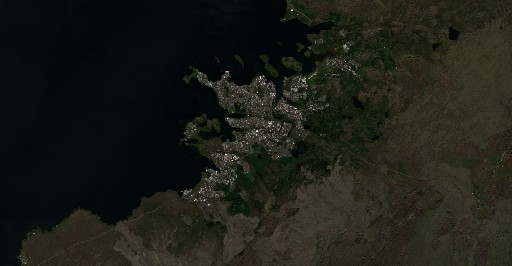
#> input picture Missions/sentinel_image1.jpg, 512 x 266 px; its folder holds 3 pictures in this run; the run also reads 1 picture not shown here
$ python Mission2_Satellite_Images_v2.py
#> lines starting #> are read from the running program, lines starting #| are printed output that depends on the picture
### Scene_files/WhitishPixels_modified.py
from PIL import Image
import urllib.request


class WhitishPixels:
    """
        An analyser class to process images and compute pixel statistics.

        Attributes:
        image (Image): A PIL Image object to be analyzed.
        datas (list): Pixel data of the image.
        """
    def __init__(self, img_file):
        """
        Initializes an ImageAnalyzer with an image sourced from a URL or a PIL Image object.

        Parameters:
        img_url (str, optional): A URL to the image to be analyzed.
        img_file (Image, optional): A PIL Image object to be analyzed.
        """
        self.image = self._load_image(img_file)
        self.image = self.image.convert("RGB")
        self.datas = self.image.getdata()

    def _load_image(self, img_file):
        """
        Method to reference the image path.
        Parameters:
        img_file (Image, optional): A PIL Image object.

        Returns:
        Image: A loaded PIL Image object.

        """
        if isinstance(img_file, str):  # Check if img_file is a string (file path)
            return Image.open(img_file)  # Open the image using PIL
        elif isinstance(img_file, Image.Image):  # Check if img_file is already a PIL.Image object
            return img_file
        else:
            raise ValueError("Hmm, no image found! Please try again...")

    # [38 lines left out: functions _is_whiteish, calculate_whiteish_pixel_percentage, main, not called in this run]


# [2 lines that do not run on import are left out]

### Missions/Mission2_Satellite_Images_v2.py
import requests
from Missions.Mission_config import rejkyavic, lima, beijing, sentinel_url, headers
from Scene_files.WhitishPixels_modified import WhitishPixels


class Challenge:
    def __init__(self, challenge_name,
                 # challenge_description
                 ):
        self.challenge_name = challenge_name
        # self.challenge_description = challenge_description
        self.cities = {
            1: "Reykjavík, Iceland",
            2: "Lima, Peru",
            3: "Beijing, China"
        }
        self.city_mapping = {
            1: rejkyavic,
            2: lima,
            3: beijing
        }
        self.chosen_city = None
        self.response_message = None

    def greet(self):  # outputs a greeting + challenge description
        # return f"Welcome to the {self.challenge_name} challenge! {self.challenge_description}"
        return f"Welcome to the {self.challenge_name} challenge!"


class SatelliteImageDownloader(Challenge):

    def display_cities(self):
        """Outputs the cities in a readable way

        Returns: cities_message, city codes + names, downloading_message

        """
        cities_message = "Satellite configured to photograph the following cities:|"
        downloading_message = "|Downloading - please wait..."
        formatted_cities = [f"{key}: {value}" for key, value in self.cities.items()]
        return cities_message, ("|".join(formatted_cities)), downloading_message

    def get_image(self):
        """ Iterates through the cities in city_mapping, calls API, saves each image as a temp file
        Returns: confirmation message for each image saved OR error message if API connection error
        """
        for city_code in [1, 2, 3]:  # for the 3 hardcoded cities
            data = self.city_mapping[city_code]
            response = requests.post(sentinel_url, headers=headers, json=data)

            if response.status_code == 200:
                with open(f"sentinel_image{city_code}.jpg", "wb") as f:  # Modify filename in the final game if desired
                    f.write(response.content)
                print(f"Image successfully captured! (saved as 'sentinel_image{city_code}.jpg')")  # remove filename for PG
                #return f"Image successfully captured! (saved as 'sentinel_image{city_code}.jpg')"

            else:
                print(response.status_code)  # Debugging only - remove
                print("Oh no! Satellite connection failed. Please try again later.")  # remove for PG
#> (the call stopped at in get_image, `response = requests.post(sentinel_url, headers=headers, json=data)`: requests is not available in this run)
                #return "Oh no! Satellite connection failed. Please try again later."

        # ALSO NEED TO display the 3 saved images to the user (PyGame)

    def whitish_pixels(self):
        """Uses whitish_pixels function to calculate cloud coverage based on how many whitish pixels are detected in
        each photo.
        Returns: cloud_coverage dictionary of city codes and cloud coverages

        """
        cloud_coverage = {}  # initialise new dict to store city codes and cloud coverage values

        for city_code in [1, 2, 3]:
            pixels = WhitishPixels(img_file=f"sentinel_image{city_code}.jpg")  # iterate through city codes, calculate
            # whitish pixels for each
            cloud_coverage[city_code] = pixels  # write data to cloud_coverage dict
            print(cloud_coverage)  # debugging only, Return for PyGame
#> this loop made 3 passes
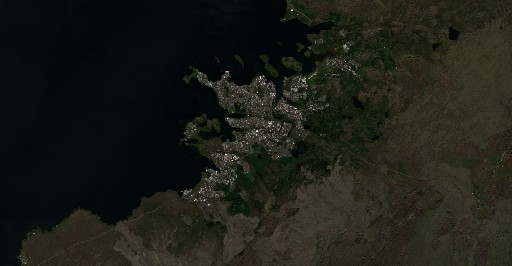
#> input picture Missions/sentinel_image1.jpg, 512 x 266 px
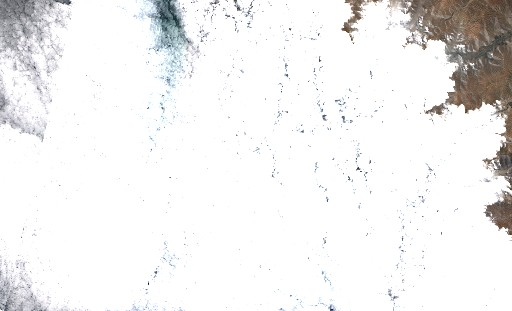
#> input picture Missions/sentinel_image2.jpg, 512 x 311 px
#> pass 3, in __init__ (call 3), `self.image = self._load_image(img_file)`:
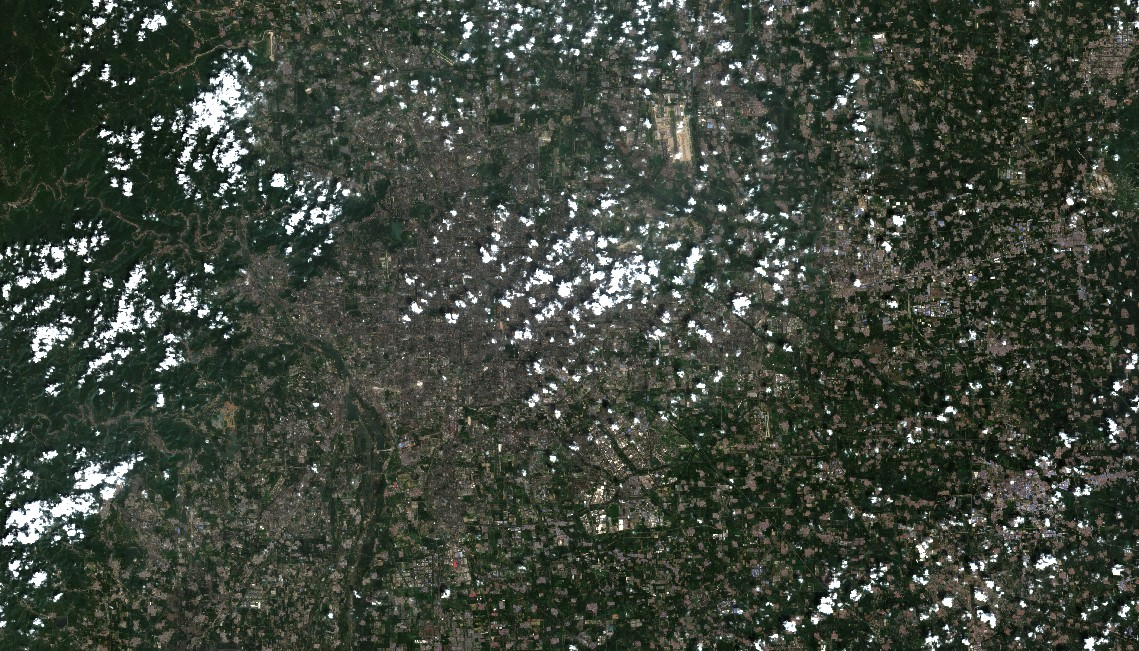
#> self.image: PIL image 1139x651 RGB; mean R, G, B 62.3, 69.6, 59.4

        self.player_enter_cloudiest_city(cloud_coverage)


    def player_enter_cloudiest_city(self, cloud_coverage):
        # logic here for capturing player input. Ask player to enter the key for the cloudiest city
        # if key entered = key of cit with most cloud cover, mission successful
        pass


def main():
    downloader = SatelliteImageDownloader("Satellite Imaging")  # initialise a class object
    print(downloader.display_cities())  # output the city names we will download images of ---- RETURN FOR PG
    print(downloader.get_image())  # fetch & save images for the 3 x cities ---- RETURN FOR PG
    print(downloader.whitish_pixels())  # call whitish_pixels function to analyse cloud coverage ---- RETURN FOR PG

    # Initialize PyGame window and event loop


    # display image_message and update PyGame screen


if __name__ == "__main__":
    main()
